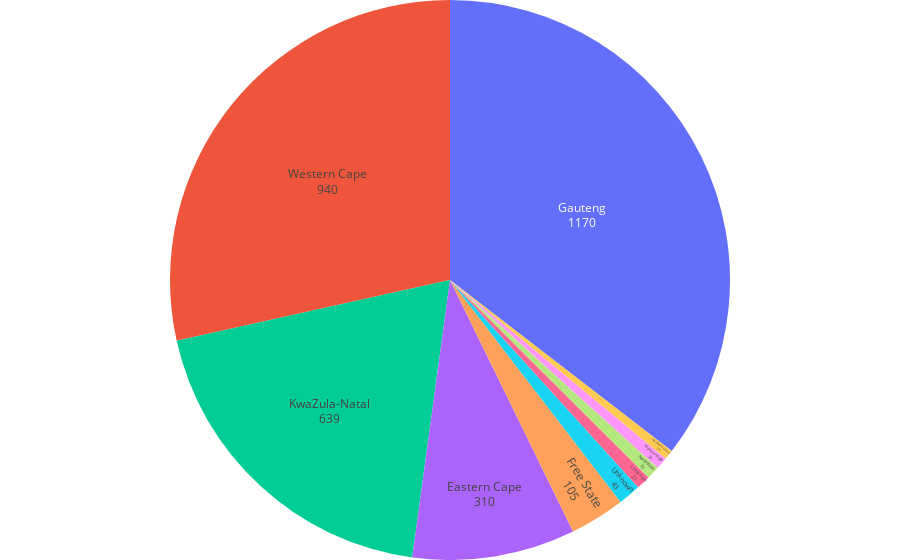

Notebook code for this chart:
### Code cell
fig_province = px.pie(prov_totals_data, values='total', names='province')
fig_province.update_layout(
    legend=dict(x=0, y=1), 
    showlegend=False,
    margin=empty_margin_dict,
#     margin=dict(
#         t=0, # 50
#         b=0,
#         l=0,
#         r=0,
#     ),
)
# hov_template = ''
fig_province.update_traces(hoverinfo= 'label+percent', 
                  hovertemplate = '%{label}<br>%{value}',
                  textinfo='value+label',
                  textposition='inside')
fig_province.show()

### Figure 1 — Plotly figure (JSON) as saved in the notebook; plotly's stock layout.template omitted (floating-point values rounded to 4 significant figures)
{"data": [{"domain": {"x": [0, 1], "y": [0, 1]}, "hoverinfo": "label+percent", "hovertemplate": "%{label}<br>%{value}", "labels": ["Eastern Cape", "Free State", "Gauteng", "KwaZula-Natal", "Limpopo", "Mpumalanga", "Northern Cape", "North West", "Western Cape", "Unknown"], "legendgroup": "", "name": "", "showlegend": true, "textinfo": "value+label", "textposition": "inside", "type": "pie", "values": [310, 105, 1170, 639, 27, 23, 18, 25, 940, 43]}], "layout": {"legend": {"tracegroupgap": 0, "x": 0, "y": 1}, "margin": {"b": 0, "l": 0, "r": 0, "t": 0}, "showlegend": false}}
